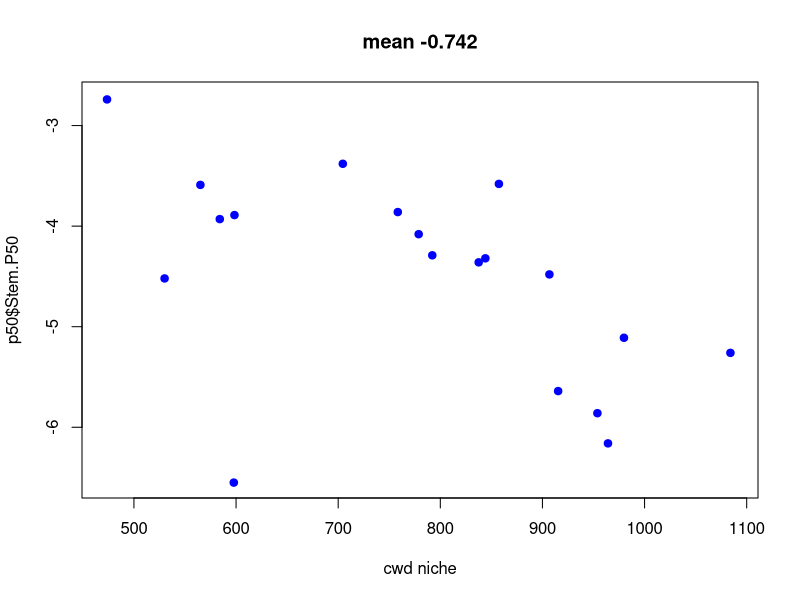
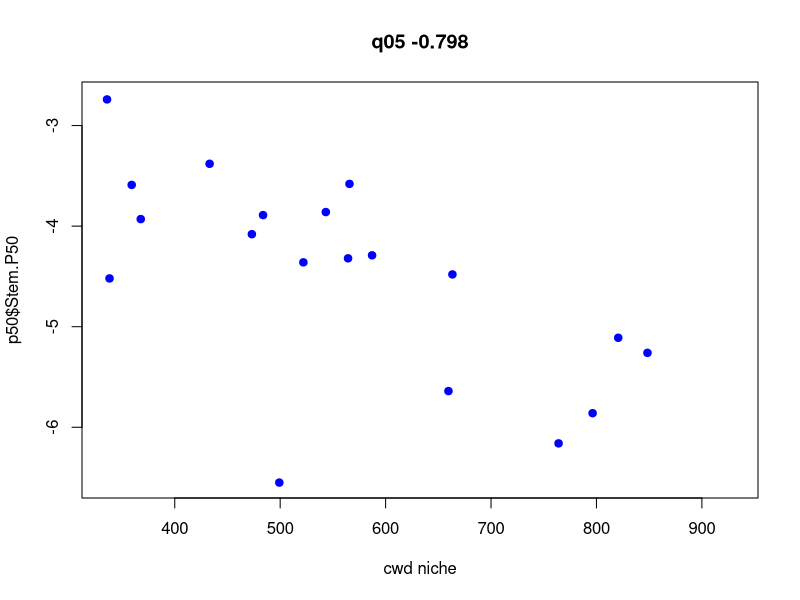
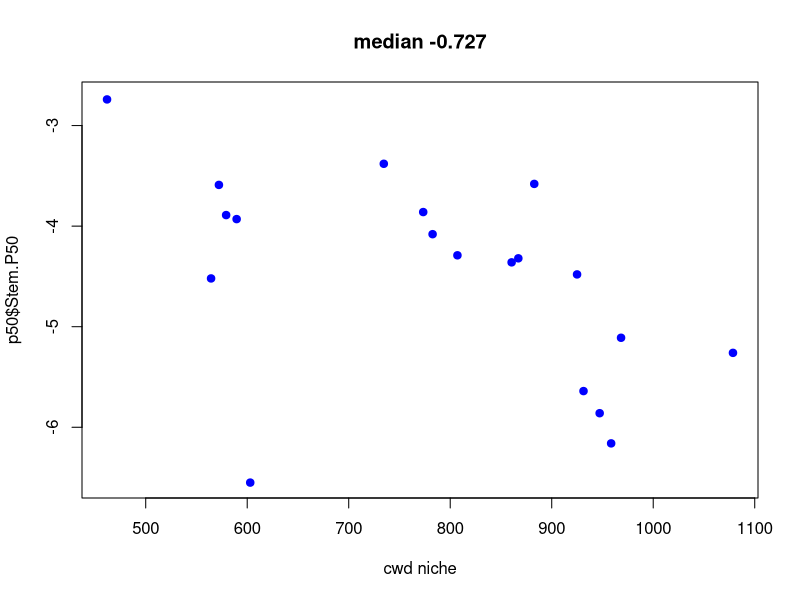
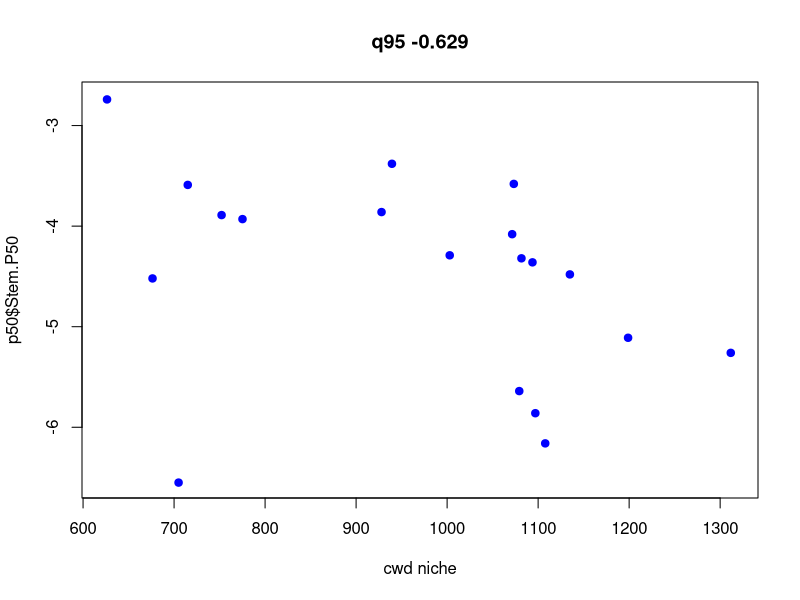
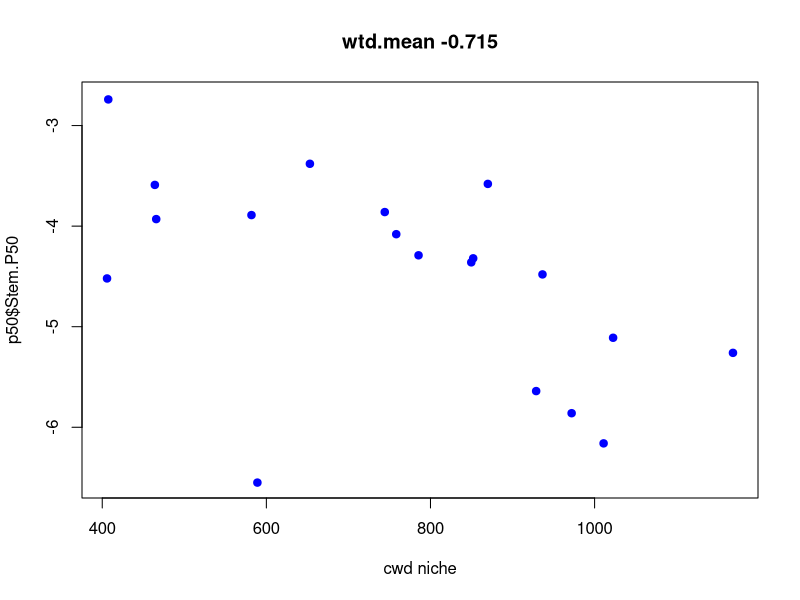
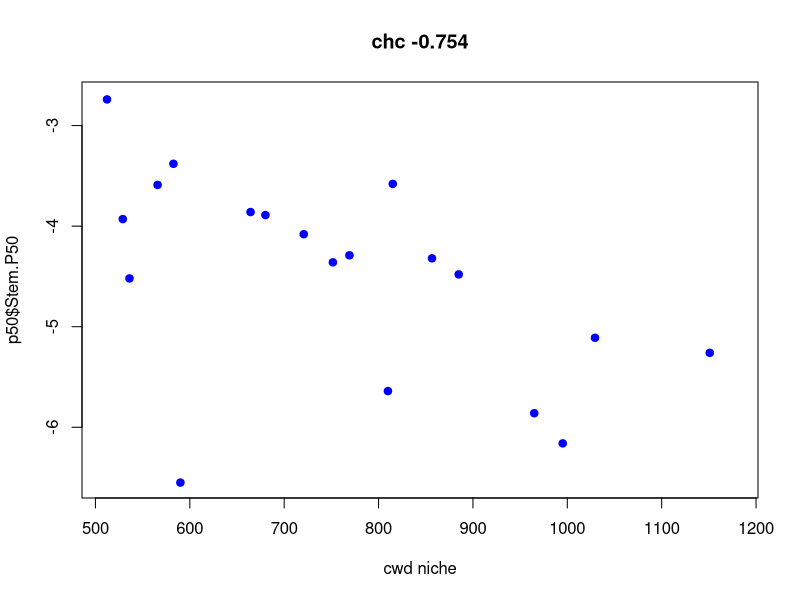
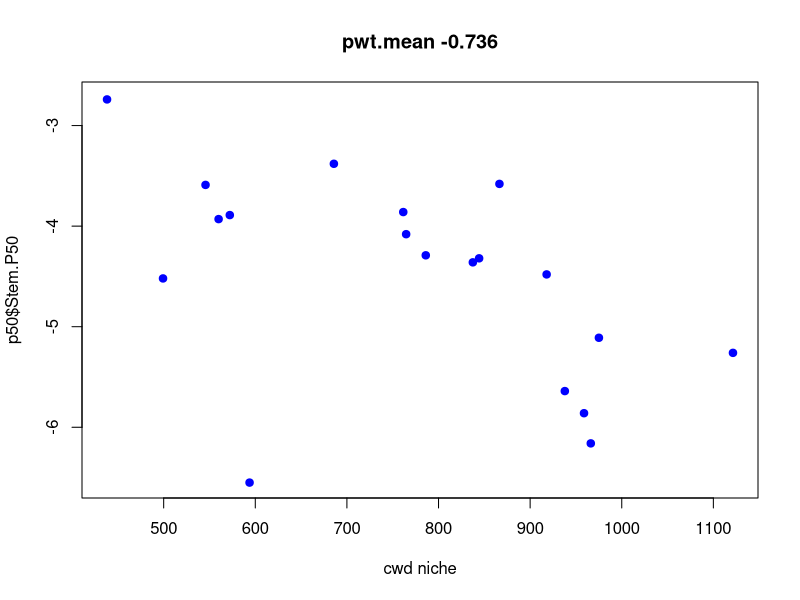
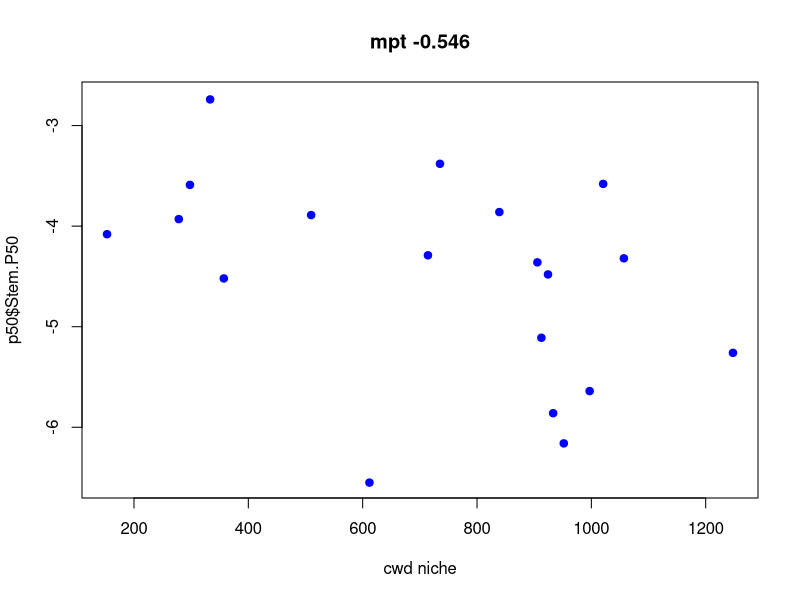

Reproduce these figures in R, in order.
aet <- read.csv('data/quercus/quercusAET.csv')
cwd <- read.csv('data/quercus/quercusCWD.csv')
p50 <- read.csv('data/quercus/quercusP50.csv')

all(aet$name==cwd$name)
all(aet$name==p50$name)

ymn <- range(c(p50$Stem.P50,p50$Leaf.P50),na.rm=T)
which.min(p50$Stem.P50)
p50[which.min(p50$Stem.P50),]

names(cwd)
nct <- c(5,7,8,9,12:17)


for (i in 1:length(nct)) {
  mvar <- nct[i]
  cval <- cor(cwd[-15,mvar],p50$Stem.P50[-15],use='pair')
  print(cval)
  plot(cwd[,mvar],p50$Stem.P50,pch=19,col='blue',ylim=ymn,main=paste(names(cwd)[mvar],round(cval,3)),xlab='cwd niche')
       #points(cwd[,mvar],p50$Leaf.P50,pch=19,col='red')
}
